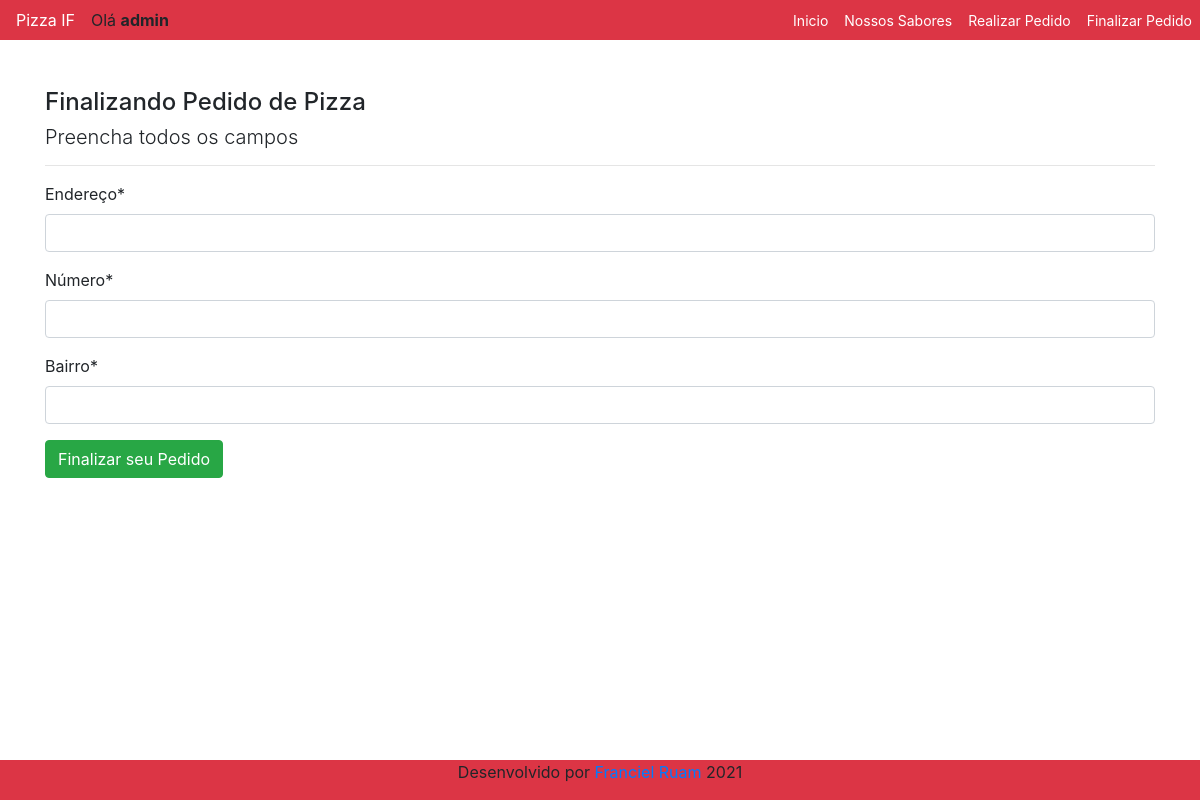
Page /cadastrar/pedido/ (signed in) on the earlier database version.
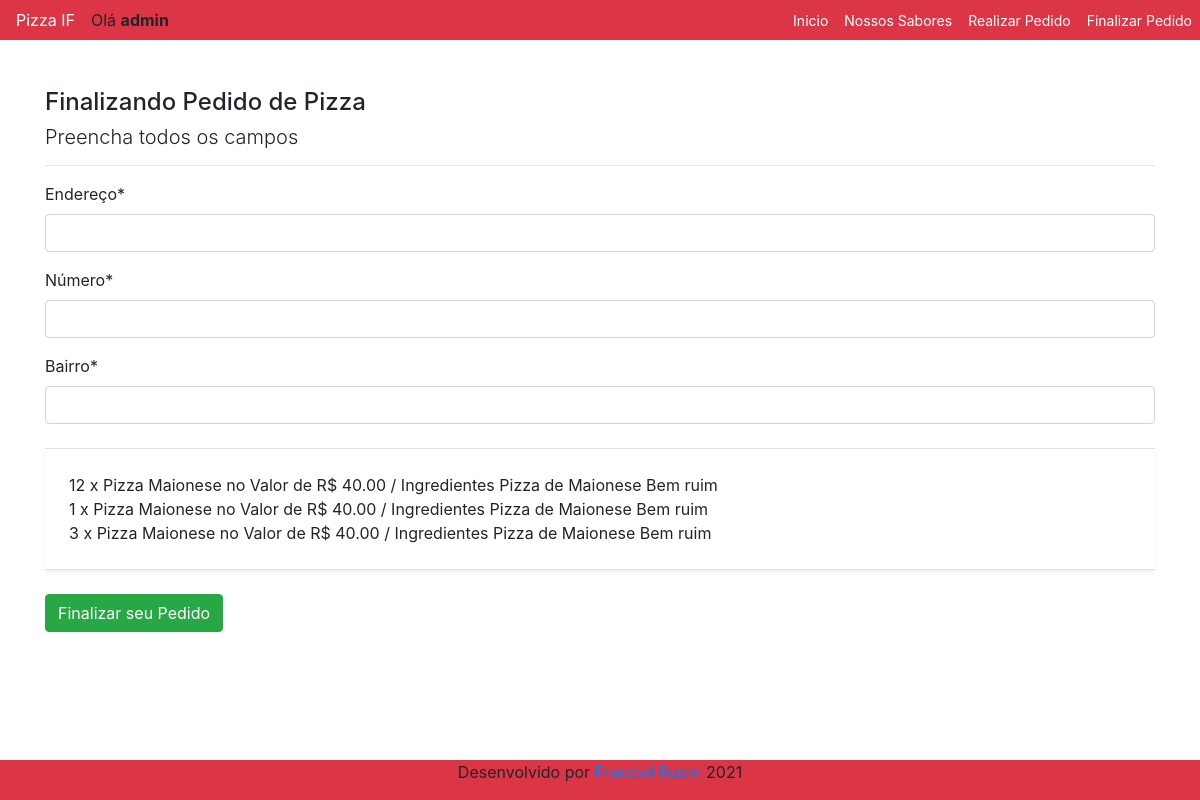
Same page on the later database version.
### cadastro/models.py (models this page shows)
class Carrinho(models.Model):
    quantidade = models.IntegerField()
    totalPedido = models.DecimalField(decimal_places=2, max_digits=5, verbose_name="Total")
    produto = models.ForeignKey(Produto, on_delete=models.PROTECT)
    cliente = models.ForeignKey(User, on_delete=models.PROTECT)

class Produto(models.Model):
    nome = models.CharField(max_length=50, verbose_name="Sabor")
    preco = models.DecimalField(decimal_places=2, max_digits=5, verbose_name="Preço")
    descricao = models.CharField(max_length=250, verbose_name="Ingredientes")
    def __str__(self):
        return "{} no Valor de R$ {} / Ingredientes {}".format(self.nome, self.preco, self.descricao)

### cadastro/views.py (the view, shortened to what this page needs)
# urls.py: path('cadastrar/pedido/', PedidoCreate.as_view(), name='cadastrar-pedido'),
class PedidoCreate(CreateView):
    model = Pedido
    fields = ["enderecoRua", "enderecoNum", "enderecoBairro"]
    template_name = "cadastro/form.html"
    success_url = reverse_lazy("inicio")
    def get_context_data(self, *args, **kwargs):
        context = super().get_context_data(*args, **kwargs)
        context["titulo"] = "Finalizando Pedido de Pizza"
        context["botao"] = "Finalizar seu Pedido"
        context["carrinho"] = Carrinho.objects.filter(cliente=self.request.user)
        return context

### cadastro/templates/cadastro/form.html (shortened to what this page needs)
{% extends 'paginas/modelo.html' %}
{% load static %}
{% load crispy_forms_tags %}
{% block conteudo %}
<h4>{{ titulo }}</h4>
<H5>
    <p class="lead">
        Preencha todos os campos
    </p>
</H5>
<hr>
<form method="POST">
    {{ form|crispy }}
    {% if carrinho %}
    <div class="border-top border-bottom shadow-sm my-4 p-4">
        {% for obj in carrinho %}
        {{obj.quantidade}} x {{obj.produto}} <br>
        {% endfor %}
    </div>
    {% endif %}
    <button type="submit" class="btn btn-success">{{ botao }}</button>
</form>
{% endblock %}

Differences in the rows shown:
added Carrinho: quantidade "12", produto "Pizza Maionese no Valor de R$ 40.00 / Ingredientes Pizza de Maionese Bem ruim"
added Carrinho: quantidade "1", produto "Pizza Maionese no Valor de R$ 40.00 / Ingredientes Pizza de Maionese Bem ruim"
added Carrinho: quantidade "3", produto "Pizza Maionese no Valor de R$ 40.00 / Ingredientes Pizza de Maionese Bem ruim"
